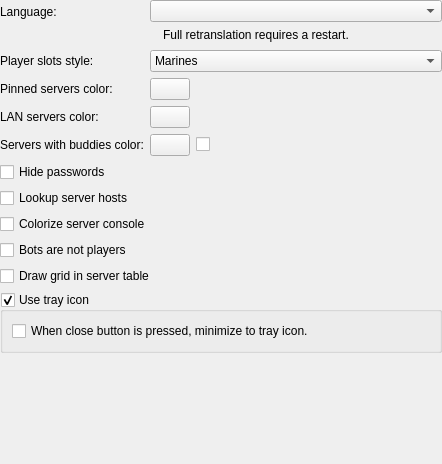
<?xml version="1.0" encoding="UTF-8"?>
<ui version="4.0">
 <class>CFGAppearance</class>
 <widget class="CFGAppearance" name="CFGAppearance">
  <property name="geometry">
   <rect>
    <x>0</x>
    <y>0</y>
    <width>442</width>
    <height>464</height>
   </rect>
  </property>
  <layout class="QVBoxLayout" name="verticalLayout">
   <property name="leftMargin">
    <number>0</number>
   </property>
   <property name="topMargin">
    <number>0</number>
   </property>
   <property name="rightMargin">
    <number>0</number>
   </property>
   <property name="bottomMargin">
    <number>0</number>
   </property>
   <item>
    <layout class="QFormLayout" name="formLayout">
     <property name="formAlignment">
      <set>Qt::AlignLeading|Qt::AlignLeft|Qt::AlignTop</set>
     </property>
     <item row="0" column="0">
      <widget class="QLabel" name="label_4">
       <property name="text">
        <string>Language:</string>
       </property>
      </widget>
     </item>
     <item row="0" column="1">
      <layout class="QVBoxLayout" name="verticalLayout_3">
       <item>
        <widget class="QComboBox" name="cboLanguage">
         <property name="sizePolicy">
          <sizepolicy hsizetype="Expanding" vsizetype="Fixed">
           <horstretch>0</horstretch>
           <verstretch>0</verstretch>
          </sizepolicy>
         </property>
         <property name="iconSize">
          <size>
           <width>26</width>
           <height>15</height>
          </size>
         </property>
        </widget>
       </item>
       <item>
        <widget class="QWidget" name="translationRestartNotifierWidget" native="true">
         <layout class="QHBoxLayout" name="horizontalLayout_2">
          <property name="leftMargin">
           <number>0</number>
          </property>
          <property name="topMargin">
           <number>0</number>
          </property>
          <property name="rightMargin">
           <number>0</number>
          </property>
          <property name="bottomMargin">
           <number>2</number>
          </property>
          <item>
           <widget class="QLabel" name="label_11">
            <property name="sizePolicy">
             <sizepolicy hsizetype="Maximum" vsizetype="Maximum">
              <horstretch>0</horstretch>
              <verstretch>0</verstretch>
             </sizepolicy>
            </property>
            <property name="pixmap">
             <pixmap resource="../../../../media/resources.qrc">:/icons/information-frame.png</pixmap>
            </property>
           </widget>
          </item>
          <item>
           <widget class="QLabel" name="label_12">
            <property name="text">
             <string>Full retranslation requires a restart.</string>
            </property>
           </widget>
          </item>
         </layout>
        </widget>
       </item>
      </layout>
     </item>
     <item row="1" column="0">
      <widget class="QLabel" name="label_5">
       <property name="text">
        <string>Player slots style:</string>
       </property>
      </widget>
     </item>
     <item row="1" column="1">
      <widget class="QComboBox" name="slotStyle">
       <property name="sizePolicy">
        <sizepolicy hsizetype="Expanding" vsizetype="Fixed">
         <horstretch>0</horstretch>
         <verstretch>0</verstretch>
        </sizepolicy>
       </property>
       <item>
        <property name="text">
         <string>Marines</string>
        </property>
       </item>
       <item>
        <property name="text">
         <string>Blocks</string>
        </property>
       </item>
       <item>
        <property name="text">
         <string>Numeric</string>
        </property>
       </item>
      </widget>
     </item>
     <item row="2" column="0">
      <widget class="QLabel" name="label_6">
       <property name="text">
        <string>Pinned servers color:</string>
       </property>
      </widget>
     </item>
     <item row="2" column="1">
      <widget class="ColorButton" name="btnCustomServersColor">
       <property name="sizePolicy">
        <sizepolicy hsizetype="Maximum" vsizetype="Fixed">
         <horstretch>0</horstretch>
         <verstretch>0</verstretch>
        </sizepolicy>
       </property>
      </widget>
     </item>
     <item row="3" column="0">
      <widget class="QLabel" name="label_10">
       <property name="text">
        <string>LAN servers color:</string>
       </property>
      </widget>
     </item>
     <item row="3" column="1">
      <widget class="ColorButton" name="btnLanServersColor">
       <property name="sizePolicy">
        <sizepolicy hsizetype="Maximum" vsizetype="Fixed">
         <horstretch>0</horstretch>
         <verstretch>0</verstretch>
        </sizepolicy>
       </property>
      </widget>
     </item>
     <item row="4" column="0">
      <widget class="QLabel" name="label_9">
       <property name="text">
        <string>Servers with buddies color:</string>
       </property>
      </widget>
     </item>
     <item row="4" column="1">
      <layout class="QHBoxLayout" name="horizontalLayout">
       <item>
        <widget class="ColorButton" name="btnBuddyServersColor">
         <property name="sizePolicy">
          <sizepolicy hsizetype="Maximum" vsizetype="Fixed">
           <horstretch>0</horstretch>
           <verstretch>0</verstretch>
          </sizepolicy>
         </property>
        </widget>
       </item>
       <item>
        <widget class="QCheckBox" name="cbMarkServersWithBuddies">
         <property name="text">
          <string/>
         </property>
        </widget>
       </item>
       <item>
        <spacer name="horizontalSpacer">
         <property name="orientation">
          <enum>Qt::Horizontal</enum>
         </property>
         <property name="sizeHint" stdset="0">
          <size>
           <width>40</width>
           <height>20</height>
          </size>
         </property>
        </spacer>
       </item>
      </layout>
     </item>
    </layout>
   </item>
   <item>
    <widget class="QCheckBox" name="cbHidePasswords">
     <property name="text">
      <string>Hide passwords</string>
     </property>
    </widget>
   </item>
   <item>
    <widget class="QCheckBox" name="cbLookupHosts">
     <property name="text">
      <string>Lookup server hosts</string>
     </property>
    </widget>
   </item>
   <item>
    <widget class="QCheckBox" name="cbColorizeConsole">
     <property name="text">
      <string>Colorize server console</string>
     </property>
    </widget>
   </item>
   <item>
    <widget class="QCheckBox" name="cbBotsNotPlayers">
     <property name="text">
      <string>Bots are not players</string>
     </property>
    </widget>
   </item>
   <item>
    <widget class="QCheckBox" name="cbDrawGridInServerTable">
     <property name="text">
      <string>Draw grid in server table</string>
     </property>
    </widget>
   </item>
   <item>
    <widget class="QGroupBox" name="gboUseTrayIcon">
     <property name="title">
      <string>Use tray icon</string>
     </property>
     <property name="checkable">
      <bool>true</bool>
     </property>
     <layout class="QVBoxLayout" name="verticalLayout_2">
      <item>
       <widget class="QCheckBox" name="cbCloseToTrayIcon">
        <property name="text">
         <string>When close button is pressed, minimize to tray icon.</string>
        </property>
       </widget>
      </item>
     </layout>
    </widget>
   </item>
   <item>
    <spacer name="verticalSpacer">
     <property name="orientation">
      <enum>Qt::Vertical</enum>
     </property>
     <property name="sizeHint" stdset="0">
      <size>
       <width>20</width>
       <height>40</height>
      </size>
     </property>
    </spacer>
   </item>
  </layout>
 </widget>
 <customwidgets>
  <customwidget>
   <class>ColorButton</class>
   <extends>QPushButton</extends>
   <header>gui/widgets/colorbutton.h</header>
   <slots>
    <signal>colorUpdated(QColor,QColor)</signal>
   </slots>
  </customwidget>
  <customwidget>
   <class>CFGAppearance</class>
   <extends>QWidget</extends>
   <header>gui/configuration/cfgappearance.h</header>
   <container>1</container>
  </customwidget>
 </customwidgets>
 <resources>
  <include location="../../../../media/resources.qrc"/>
 </resources>
 <connections>
  <connection>
   <sender>slotStyle</sender>
   <signal>currentIndexChanged(int)</signal>
   <receiver>CFGAppearance</receiver>
   <slot>dynamicAppearanceChange()</slot>
   <hints>
    <hint type="sourcelabel">
     <x>421</x>
     <y>70</y>
    </hint>
    <hint type="destinationlabel">
     <x>431</x>
     <y>99</y>
    </hint>
   </hints>
  </connection>
  <connection>
   <sender>cbDrawGridInServerTable</sender>
   <signal>toggled(bool)</signal>
   <receiver>CFGAppearance</receiver>
   <slot>dynamicAppearanceChange()</slot>
   <hints>
    <hint type="sourcelabel">
     <x>283</x>
     <y>260</y>
    </hint>
    <hint type="destinationlabel">
     <x>431</x>
     <y>226</y>
    </hint>
   </hints>
  </connection>
  <connection>
   <sender>btnCustomServersColor</sender>
   <signal>colorUpdated(QColor,QColor)</signal>
   <receiver>CFGAppearance</receiver>
   <slot>dynamicAppearanceChange()</slot>
   <hints>
    <hint type="sourcelabel">
     <x>168</x>
     <y>105</y>
    </hint>
    <hint type="destinationlabel">
     <x>431</x>
     <y>60</y>
    </hint>
   </hints>
  </connection>
  <connection>
   <sender>btnLanServersColor</sender>
   <signal>colorUpdated(QColor,QColor)</signal>
   <receiver>CFGAppearance</receiver>
   <slot>dynamicAppearanceChange()</slot>
   <hints>
    <hint type="sourcelabel">
     <x>168</x>
     <y>134</y>
    </hint>
    <hint type="destinationlabel">
     <x>431</x>
     <y>87</y>
    </hint>
   </hints>
  </connection>
  <connection>
   <sender>btnBuddyServersColor</sender>
   <signal>colorUpdated(QColor,QColor)</signal>
   <receiver>CFGAppearance</receiver>
   <slot>dynamicAppearanceChange()</slot>
   <hints>
    <hint type="sourcelabel">
     <x>188</x>
     <y>164</y>
    </hint>
    <hint type="destinationlabel">
     <x>431</x>
     <y>138</y>
    </hint>
   </hints>
  </connection>
  <connection>
   <sender>cbMarkServersWithBuddies</sender>
   <signal>toggled(bool)</signal>
   <receiver>CFGAppearance</receiver>
   <slot>dynamicAppearanceChange()</slot>
   <hints>
    <hint type="sourcelabel">
     <x>150</x>
     <y>159</y>
    </hint>
    <hint type="destinationlabel">
     <x>431</x>
     <y>128</y>
    </hint>
   </hints>
  </connection>
  <connection>
   <sender>cboLanguage</sender>
   <signal>currentIndexChanged(int)</signal>
   <receiver>CFGAppearance</receiver>
   <slot>setVisibilityOfLanguageChangeNotificationIfNeeded()</slot>
   <hints>
    <hint type="sourcelabel">
     <x>372</x>
     <y>8</y>
    </hint>
    <hint type="destinationlabel">
     <x>435</x>
     <y>30</y>
    </hint>
   </hints>
  </connection>
 </connections>
 <slots>
  <slot>setVisibilityOfLanguageChangeNotificationIfNeeded()</slot>
 </slots>
</ui>
